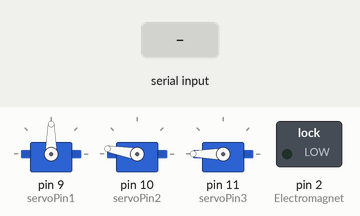
Simulated run of this sketch. Board: Arduino Uno, built with avr-gcc and run on an emulated ATmega328P. Shown: 3 × servo, switched loads named in the sketch (green lamp = pin HIGH). Inputs (shaded band) come from the test bench. What the sketch prints to the serial monitor is not drawn.

Above: at 1.2 s.
1.3 s: "30,150,10,200\n" received over Serial
At 4.1 s:
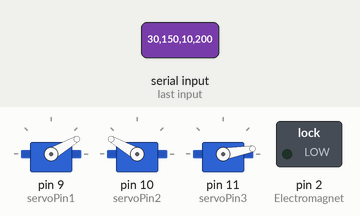
4.3 s: "90,45,200,10\n" received over Serial
At 9.5 s:
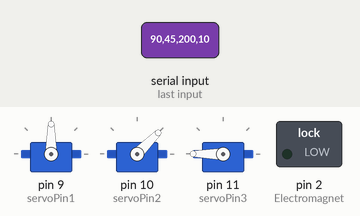
9.8 s: "30,150,10\n" received over Serial
At 12.7 s:
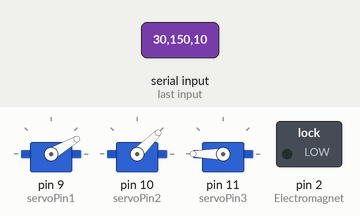
Timing chart, 0 to 15.8 s (numbered marks = the images above; inputs shaded):
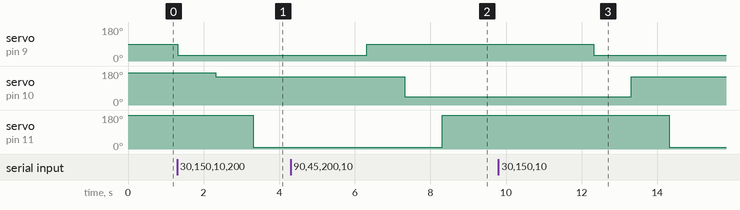

The sketch:

RobotArm.ino
```cpp
#include <Servo.h>

#define servoPin1 9
#define servoPin2 10
#define servoPin3 11

Servo myservo1, myservo2, myservo3; //객체 생성

int Electromagnet = 2;

void setup() {

  myservo1.attach(servoPin1);   //앞,뒤 20~140
  myservo2.attach(servoPin2);   //상,하 100~170
  myservo3.attach(servoPin3);   //좌,우 0~180

  myservo1.write(90);
  myservo2.write(170);
  myservo3.write(180);
  pinMode(Electromagnet, OUTPUT);

  Serial.begin(9600);
}

void Veiw(int FR, int TB, int LR, int MG) { // 시리얼값 보기
  Serial.print("앞뒤 : ");
  Serial.print(FR);
  Serial.print("\t상하 : ");
  Serial.print(TB);
  Serial.print("\t좌우 : ");
  Serial.print(LR);

  Serial.print("\t자석 : ");
  Serial.println(MG);
}

void Arm(int FR, int TB, int LR, int MG){  //Arm Control
  myservo1.write(FR);
  delay (1000);
  myservo2.write(TB);
  delay (1000);//
  myservo3.write(LR);
  delay (1000);

   if (MG==1){
    digitalWrite(Electromagnet, HIGH);
    delay(2000);
  }else{
    digitalWrite(Electromagnet, LOW);
    delay(2000);
  }
}


void loop() {

  while (Serial.available()) {
    int state1 = Serial.parseInt();//시리얼통신으로 입력 받기
    int state2 = Serial.parseInt();
    int state3 = Serial.parseInt();
    int input = Serial.parseInt();
    Veiw(state1, state2, state3, input);

    Arm(state1,state2,state3,input);
  }
}
```

Measured:
- after the input at 1.3 s, servo on pin 9 (servoPin1): 90° → 30° at once; servo on pin 10 (servoPin2): 170° → 150° after 1.0 s; servo on pin 11 (servoPin3): 180° → 10° after 2.0 s
- after the input at 4.3 s, servo on pin 9 (servoPin1): 30° → 90° after 2.0 s; servo on pin 10 (servoPin2): 150° → 45° after 3.0 s; servo on pin 11 (servoPin3): 10° → 180° after 4.0 s
- after the input at 9.8 s, servo on pin 9 (servoPin1): 90° → 30° after 2.5 s; servo on pin 10 (servoPin2): 45° → 150° after 3.5 s; servo on pin 11 (servoPin3): 180° → 10° after 4.5 s
